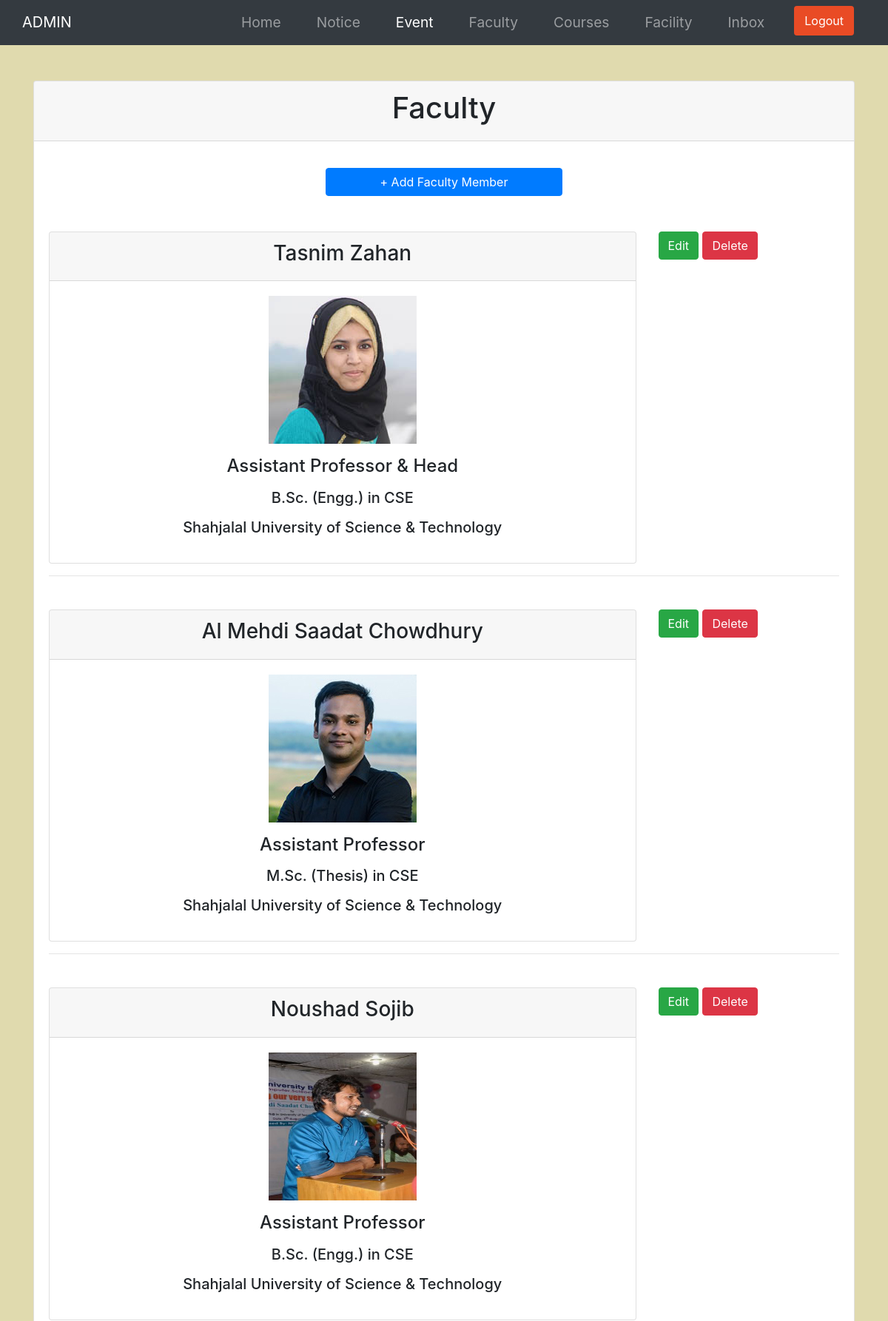
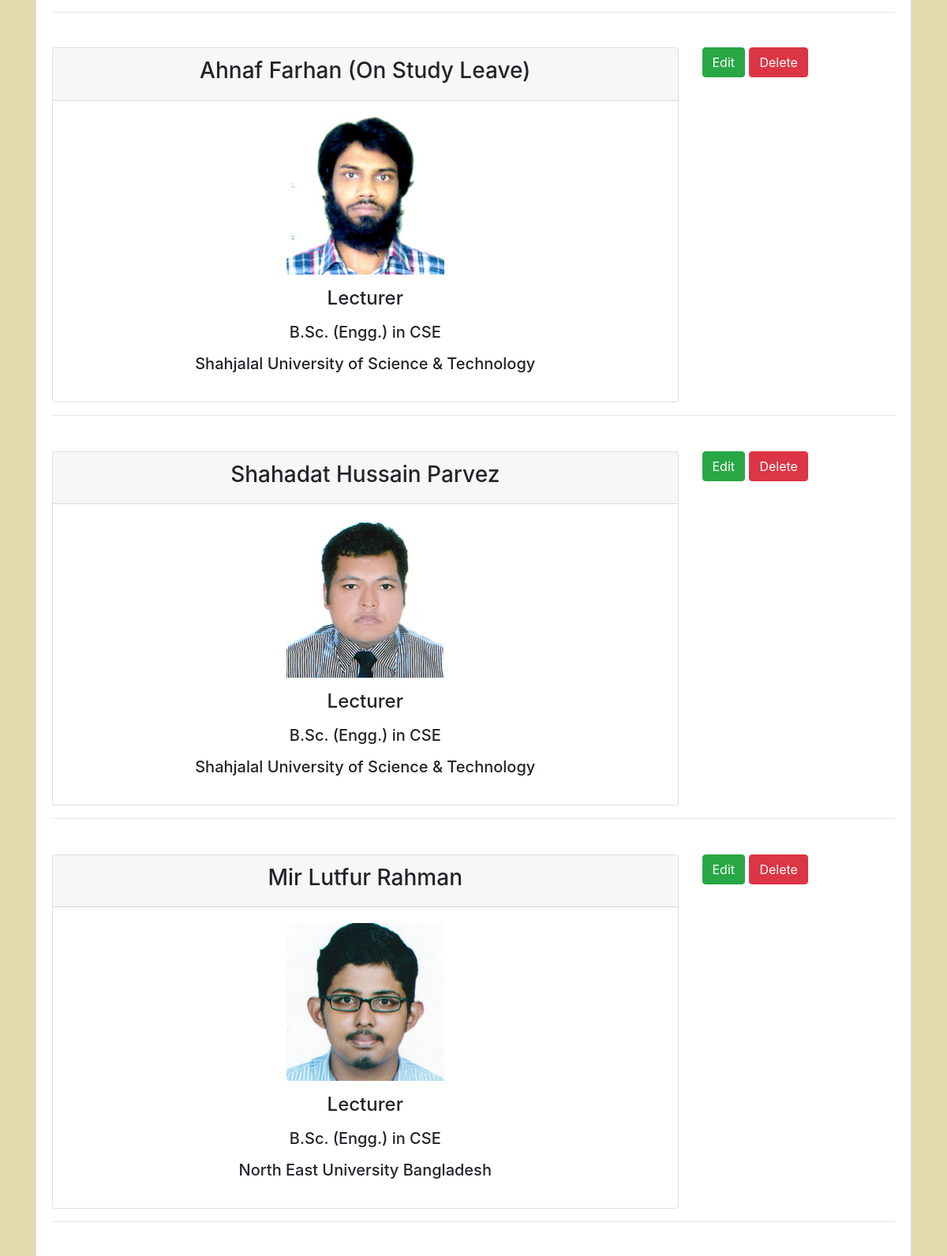
Page /admin/faculty.php (signed in, upper part) on the committed database (2 pictures, top to bottom).
### tables this page shows
CREATE TABLE `facultys` (
  `id` int(11) NOT NULL,
  `img` varchar(255) NOT NULL,
  `name` varchar(150) NOT NULL,
  `designation` varchar(255) NOT NULL,
  `qualification` varchar(255) NOT NULL,
  `institute` varchar(255) NOT NULL
);

### admin/faculty.php (the view, shortened to what this page needs)
<?php
    $conn = mysqli_connect('localhost', 'root', '', 'cse');
    $sql = "SELECT * from facultys ";
     $result = mysqli_query($conn, $sql);
?>
<!DOCTYPE html>
<html lang="en">
<head>
    <link rel="stylesheet" href="https://stackpath.bootstrapcdn.com/bootstrap/4.5.2/css/bootstrap.min.css"
>
        <link rel="stylesheet" href="style.css">
</head>
<body>
<nav class="navbar navbar-dark bg-dark navbar-expand">
    <div class="container">
      <a class="navbar-brand" href="#">ADMIN</a>
    <div>
    <ul class="navbar-nav mr-auto">
            <li class="nav-item px-3"><a href="index.php" class="nav-link">Home</a></li>
            <li class="nav-item px-3"><a href="notice.php" class="nav-link">Notice</a></li>
            <li class="nav-item px-3 active"><a href="event.php" class="nav-link">Event</a></li>
            <li class="nav-item px-3"><a href="faculty.php" class="nav-link">Faculty</a></li>
            <li class="nav-item px-3"><a href="course.php" class="nav-link">Courses</a></li>
            <li class="nav-item px-3 "><a href="facility.php" class="nav-link">Facility</a></li>
            <li class="nav-item px-3"><a href="contacts.php" class="nav-link">Inbox</a></li>
                <li class="nav-item px-3">
                <a href="logout.php" class="btn  text-white">Logout</a>
                </li>
       </ul>
    </div>
    </div>
  </nav>
  <section class="notice">
  <div class="container py-5 ">
        <div class="row">
            <div class="col-md-12">
                <div class="card">
                    <div class="card-header">
                       <h1 class="text-center"> Faculty</h1>
                    </div>
                    <div class="card-body">
                    <a href="faculty-add.php" class="btn btn-primary add mb-5 mt-3">+ Add Faculty Member</a>
                            <?php while($row = mysqli_fetch_assoc($result)) { ?>
                                     <div class="row">
                                         <div class="col-lg-9">
                                            <div class="card text-center">
                                                <div class="card-header">
                                                <h3><?php echo $row['name']; ?> </h3>
                                                </div>
                                                <div class="card-body">
                                                 <img style = "width:200px; height:200px" src="<?php echo $row['img']; ?>" alt="">
                                                <h4 class="my-3"><?php echo $row['designation']; ?></h4>
                                                <h5 class="my-3"><?php echo $row['qualification'] ?></h5>
                                                <h5 class="my-3"><?php echo $row['institute'] ?></h5>
                                                </div>
                                            </div>
                                         </div>
                                         <div class="col-lg-3">
                                    <a href="faculty-edit.php?id=<?php echo $row['id'] ?>" class="btn btn-success" > Edit  </a>
                                        <a href="faculty-delete.php?id=<?php echo $row['id'] ?>" class="btn btn-danger" onclick="return confirm('Are you sure?')"> Delete </a>
                                         </div>
                                     </div>
                                     <hr>
                                         <br>
                            <?php } ?>
                    </div>
                </div>
            </div>
        </div>
    </div>
  </section>
</body>
</html>

### admin/style.css (style rules this page uses)
.navbar .btn { border: 2px solid #E94B25; background-color: #E94B25; }
.card-body .add { display: block; margin: 0 auto; width: 30%; height: auto; }
.notice, .edit { background-color: #E0DAAE; min-height: 100vh; }
body { font-size: 120%; background: #F8F8FF; }

### rows in the picture
facultys: name "Tasnim Zahan", img (picture), designation "Assistant Professor & Head", qualification "B.Sc. (Engg.) in CSE", institute "Shahjalal University of Science & Technology"
facultys: name "Al Mehdi Saadat Chowdhury", img (picture), designation "Assistant Professor", qualification "M.Sc. (Thesis) in CSE", institute "Shahjalal University of Science & Technology"
facultys: name "Noushad Sojib", img (picture), designation "Assistant Professor", qualification "B.Sc. (Engg.) in CSE", institute "Shahjalal University of Science & Technology"
facultys: name "Ahnaf Farhan (On Study Leave)", img (picture), designation "Lecturer", qualification "B.Sc. (Engg.) in CSE", institute "Shahjalal University of Science & Technology"
facultys: name "Shahadat Hussain Parvez", img (picture), designation "Lecturer", qualification "B.Sc. (Engg.) in CSE", institute "Shahjalal University of Science & Technology"
facultys: name "Mir Lutfur Rahman", img (picture), designation "Lecturer", qualification "B.Sc. (Engg.) in CSE", institute "North East University Bangladesh"
